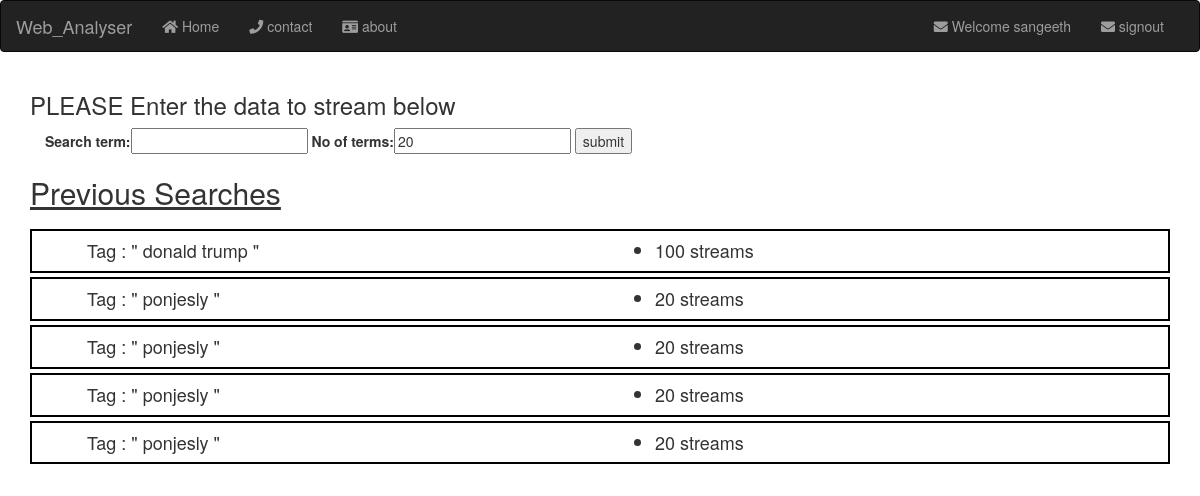
The page /tweepy/ (signed in) on the database its author committed.
### testtwee/models.py (models this page shows, shortened)
class Search(models.Model):
    search_term = models.CharField(max_length=50)
    no_of_terms = models.IntegerField(default=20)

### testtwee/views.py (the view, shortened to what this page needs)
# urls.py: path('', views.index , name = "testtweeindex"),
@login_required
def index(request):
    historylist = []
    class Analysis:
        def __init__(self, term,numb):
            self.term = term
            self.number = numb
            self.sentiment = 0
            self.subjectivity = 0
            self.url = 'https://en.wikipedia.org/wiki/{0}'.format(self.term)
            self.tweets = []
            self.tweetText = []
    class SentimentAnalysis:
        def __init__(self):
            self.tweets = []
            self.tweetText = []
    if(request.method == "GET"):
            history = Search.objects.all().order_by('-id')[:5]
            search = Inputform()
            return render(request, "getinput.html" , {"search_form" : search , "history" : history})

### testtwee/forms.py
class Inputform(forms.ModelForm):
    class Meta:
        model = Search
        fields = ("search_term", "no_of_terms")

### templates/getinput.html (shortened to what this page needs)
<!DOCTYPE html>
{% extends "base.htm" %}
{% load static %}
{% load bootstrap_tags %}
{% block body %}
        <h3>PLEASE Enter the data to stream below</h3>
        <form enctype="multipart/form-data" method="POST">
            <div class="container sign-form">
                {{ search_form |as_bootstrap  }}
                <input type="submit" class = “btn btn-default” name="submit" value="submit">
                </div>
            </form>
        </div>
        <div class="container" style="margin-bottom: 10px;">
            <h2> <u> Previous Searches  </u> </h2>
        </div>
        <div class="container" >
            <div class="col-md-12">
                {% for items in history %}
                    <div class="row hist" >
                        <div class="col-md-6">
                            <ul style="list-style: none;">
                                <h4><li>Tag : " {{items.search_term}} "</li></h4>
                            </ul>
                        </div>
                        <div class="col-md-6">
                            <ul>
                                <h4><li> {{items.no_of_terms}} streams</li></h4>
                            </ul>
                        </div>
                    </div>
                {%endfor%}
            </div>
        </div>
{% endblock %}

### templates/base.htm (shortened to what this page needs)
<!DOCTYPE html>
{% load static %}
<html lang="en">
<head>
    <link rel="stylesheet" href="https://maxcdn.bootstrapcdn.com/bootstrap/3.3.7/css/bootstrap.min.css">
    <link rel="stylesheet" href="https://use.fontawesome.com/releases/v5.7.0/css/all.css">
    <link rel="stylesheet" href="{% static 'css/base.css' %}">
</head>
<body>
    <nav class="navbar navbar-inverse ">
        <div class="container-fluid">
            <div class="navbar-header">
                <a class="navbar-brand" href="/">Web_Analyser</a>
            </div>
            <ul class="nav navbar-nav">
                <li> <a href="/"> <i class="fa fa-home" aria-hidden="true"> </i>  Home</a> </li>
                <li><a href=" {% url 'homepage:contact' %}"> <i class="fa fa-phone" aria-hidden="true"></i></i> contact</a></li>
                <li><a href="{% url 'homepage:about' %}"> <i class="fa fa-id-card" aria-hidden="true"></i> about</a></li>
            </ul>
            {% if user.is_authenticated %}
            <ul class = "nav navbar-nav navbar-right">
                <li><a href=""> <i class="fa fa-envelope" aria-hidden="true"></i> Welcome {{user.username}} </a></li>
                <li style="padding-right: 20px;"><a href="{% url 'registration:signout' %}"> <i class="fa fa-envelope" aria-hidden="true"></i> signout </a></li>
            {% endif %}
        </div>
    </nav>
    <div class="container">
        {% block body %}
        {% endblock %}
</body>
</html>

### static/css/base.css (style rules this page uses)
.hist { border: 2px solid black; margin-bottom: 4px; }

### rows shown on the page
Search: search_term "donald trump", no_of_terms "100"
Search: search_term "ponjesly", no_of_terms "20"
Search: search_term "ponjesly", no_of_terms "20"
Search: search_term "ponjesly", no_of_terms "20"
Search: search_term "ponjesly", no_of_terms "20"

### other values the page prints
{{ user.username }} "sangeeth"
